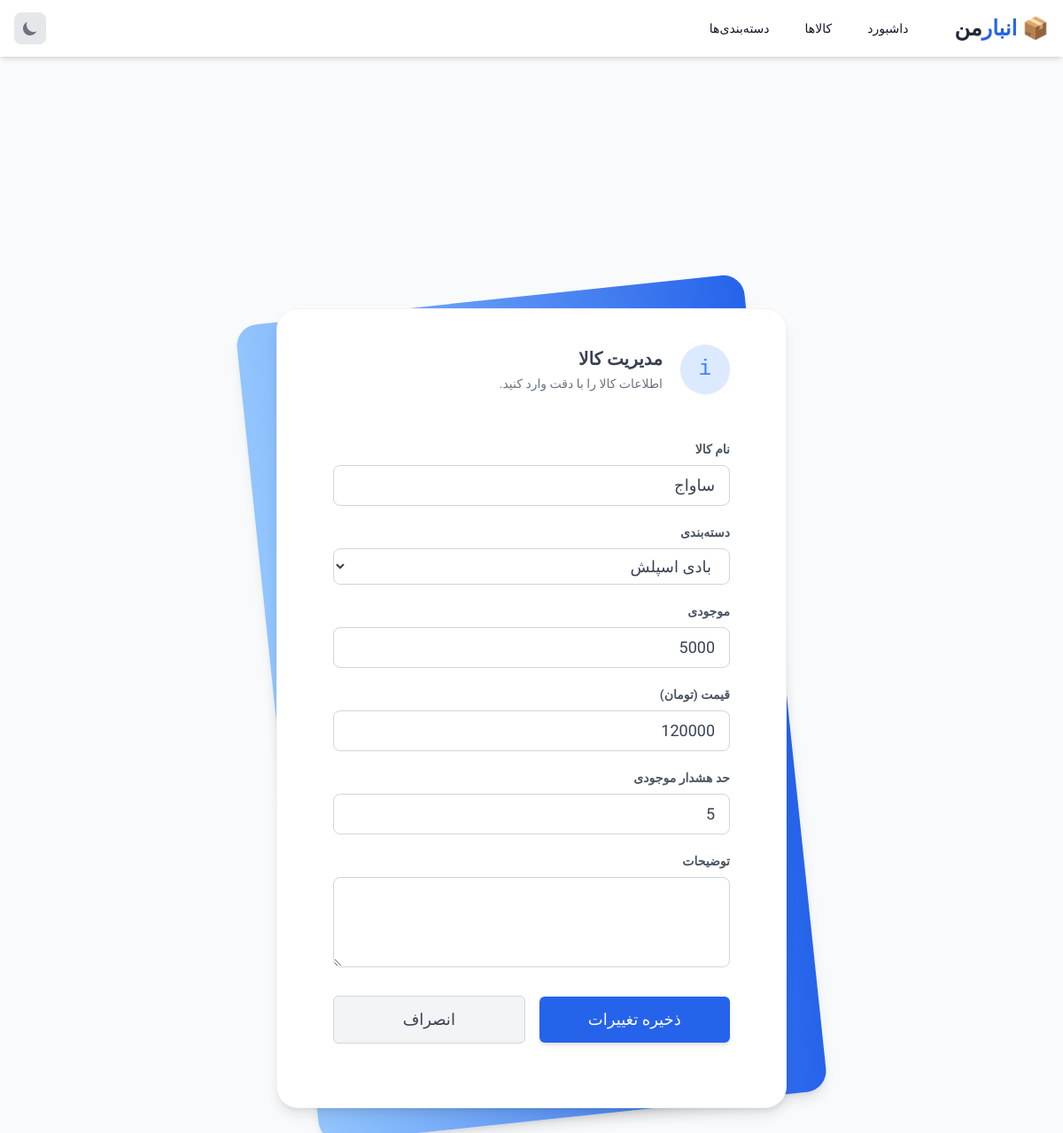
The page /products/4/edit/ on the database its author committed.
### inventory/models.py (models this page shows, shortened)
class Product(models.Model):
    category = models.ForeignKey(Category, on_delete=models.SET_NULL, null=True, blank=True, verbose_name="دسته‌بندی")
    name = models.CharField(max_length=200, verbose_name="نام کالا")
    description = models.TextField(blank=True, verbose_name="توضیحات")
    quantity = models.PositiveIntegerField(default=0, verbose_name="موجودی")
    price = models.DecimalField(max_digits=12, decimal_places=0, verbose_name="قیمت (تومان)")
    low_stock_threshold = models.PositiveIntegerField(default=5, verbose_name="حد هشدار موجودی")
    created_at = models.DateTimeField(auto_now_add=True)
    updated_at = models.DateTimeField(auto_now=True)

### inventory/views.py (the view)
# urls.py: path('products/<int:pk>/edit/', views.product_update, name='product_update'), # لینک ویرایش
def product_update(request, pk):
    product = get_object_or_404(Product, pk=pk)
    form = ProductForm(request.POST or None, instance=product)
    if form.is_valid():
        form.save()
        return redirect('product_list')
    return render(request, 'inventory/product_form.html', {'form': form, 'title': 'ویرایش کالا'})

### inventory/forms.py
class ProductForm(forms.ModelForm):
    class Meta:
        model = Product
        fields = ['name', 'category', 'quantity', 'price', 'low_stock_threshold', 'description']
        COMMON_STYLE = 'w-full mt-1 px-4 py-2 border rounded-lg focus:outline-none focus:ring-2 focus:ring-blue-500 transition duration-200 bg-white dark:bg-gray-700 dark:text-white dark:border-gray-600 border-gray-300'
        widgets = {
            'name': forms.TextInput(attrs={'class': COMMON_STYLE}),
            'category': forms.Select(attrs={'class': COMMON_STYLE}),
            'quantity': forms.NumberInput(attrs={'class': COMMON_STYLE}),
            'price': forms.NumberInput(attrs={'class': COMMON_STYLE}),
            'low_stock_threshold': forms.NumberInput(attrs={'class': COMMON_STYLE}),
            'description': forms.Textarea(attrs={'class': COMMON_STYLE, 'rows': 3}),
        }

### inventory/models.py (called while the page is built)
    def __str__(self):
        return self.name

### inventory/templates/inventory/product_form.html (shortened to what this page needs)
{% extends 'inventory/base.html' %}
{% block content %}
<div class="min-h-screen flex flex-col justify-center sm:py-6">
    <div class="relative py-3 sm:max-w-xl sm:mx-auto w-full">
        <div class="relative px-4 py-10 bg-white shadow-lg sm:rounded-3xl sm:p-10 border border-gray-100">
            <div class="max-w-md mx-auto">
                <div class="flex items-center space-x-5 space-x-reverse">
                    <div class="h-14 w-14 bg-blue-100 rounded-full flex flex-shrink-0 justify-center items-center text-blue-500 text-2xl font-mono shadow-sm">i</div>
                    <div class="block pl-2 font-semibold text-xl self-start text-gray-700">
                        <h2 class="leading-relaxed">مدیریت کالا</h2>
                        <p class="text-sm text-gray-500 font-normal leading-relaxed">اطلاعات کالا را با دقت وارد کنید.</p>
                    </div>
                </div>
                <div class="divide-y divide-gray-200">
                    <form method="post" class="py-8 text-base leading-6 space-y-4 text-gray-700 sm:text-lg sm:leading-7">
                        {% for field in form %}
                        <div class="flex flex-col">
                            <label class="leading-loose text-sm font-bold text-gray-600">{{ field.label }}</label>
                            {{ field }}
                        </div>
                        {% endfor %}
                        <div class="pt-4 flex items-center space-x-4 space-x-reverse">
                            <button type="submit" class="bg-blue-600 flex justify-center items-center w-full text-white px-4 py-3 rounded-md focus:outline-none hover:bg-blue-700 transition shadow-md">
                                ذخیره تغییرات
                            </button>
                            <a href="{% url 'product_list' %}" class="bg-gray-100 flex justify-center items-center w-full text-gray-700 px-4 py-3 rounded-md focus:outline-none hover:bg-gray-200 transition border border-gray-300">
                                انصراف
                            </a>
                        </div>
                    </form>
                </div>
            </div>
        </div>
    </div>
</div>
{% endblock %}

### inventory/templates/inventory/base.html (style rules this page uses)
body { font-family: 'Vazirmatn', sans-serif; }

### rows shown on the page
Product: form "ساواج" "بادی اسپلش" "5000" "120000" "5"

### other values the page prints
{{ field.label }} "نام کالا" "دسته‌بندی" "موجودی" "قیمت (تومان)" "حد هشدار موجودی" "توضیحات"
